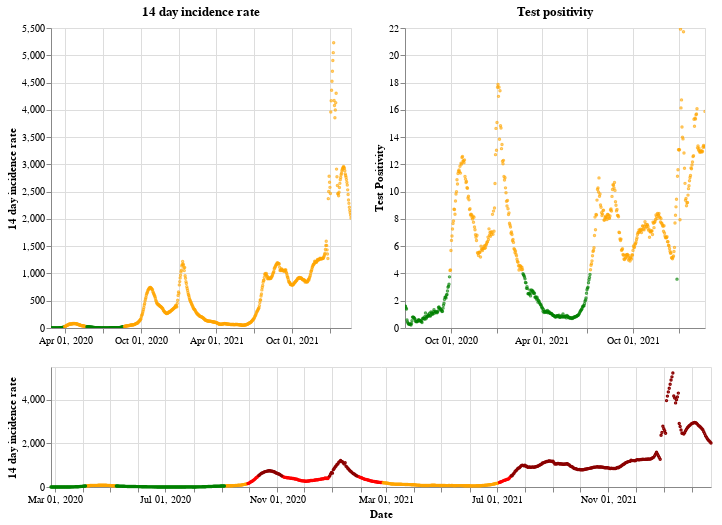

The code cell stored with this chart in its notebook:
### Markdown cell above
## Northern Ireland

### Code cell
plot_traffic_light('Northern Ireland')

### Figure 1 — Vega-Lite specification as saved in the notebook (floating-point values rounded to 4 significant figures; data arrays with more than 128 entries replaced by an {"elided": "..."} marker saying what was removed)
{"config": {"view": {"continuousWidth": 400, "continuousHeight": 300}}, "vconcat": [{"hconcat": [{"mark": {"type": "point", "size": 2}, "encoding": {"color": {"condition": {"value": "green", "test": "(datum.twoWeeklyCasesRate <= 25)"}, "value": "orange"}, "tooltip": [{"type": "nominal", "field": "areaName"}, {"type": "temporal", "field": "date"}, {"type": "quantitative", "field": "twoWeeklyCasesRate"}, {"type": "quantitative", "field": "testPositivity"}], "x": {"type": "temporal", "axis": {"title": ""}, "field": "date", "scale": {"domain": {"selection": "DateBrush"}}, "timeUnit": "yearmonthdate"}, "y": {"type": "quantitative", "axis": {"title": "14 day incidence rate"}, "field": "twoWeeklyCasesRate"}}, "title": "14 day incidence rate", "width": 300}, {"mark": {"type": "point", "size": 2}, "encoding": {"color": {"condition": {"value": "green", "test": "(datum.testPositivity <= 4)"}, "value": "orange"}, "tooltip": [{"type": "nominal", "field": "areaName"}, {"type": "temporal", "field": "date"}, {"type": "quantitative", "field": "twoWeeklyCasesRate"}, {"type": "quantitative", "field": "testPositivity"}], "x": {"type": "temporal", "axis": {"title": ""}, "field": "date", "scale": {"domain": {"selection": "DateBrush"}}, "timeUnit": "yearmonthdate"}, "y": {"type": "quantitative", "axis": {"title": "Test Positivity"}, "field": "testPositivity"}}, "title": "Test positivity", "width": 300}]}, {"layer": [{"mark": {"type": "point", "size": 2}, "encoding": {"color": {"condition": {"value": "orange", "test": "(((datum.testPositivity < 4) && (datum.twoWeeklyCasesRate >= 50)) && (datum.twoWeeklyCasesRate < 200))"}, "value": "red"}, "opacity": {"condition": {"value": 1, "test": "((datum.twoWeeklyCasesRate >= 50) && (datum.twoWeeklyCasesRate < 500))"}, "value": 0}, "tooltip": [{"type": "nominal", "field": "areaName"}, {"type": "temporal", "field": "date"}, {"type": "quantitative", "field": "twoWeeklyCasesRate"}, {"type": "quantitative", "field": "testPositivity"}], "x": {"type": "temporal", "axis": {"title": "Date"}, "field": "date", "timeUnit": "yearmonthdate"}, "y": {"type": "quantitative", "axis": {"title": "14 day incidence rate"}, "field": "twoWeeklyCasesRate"}}, "selection": {"DateBrush": {"type": "interval", "encodings": ["x"], "fields": ["Time"]}}}, {"mark": {"type": "point", "size": 2}, "encoding": {"color": {"value": "darkred"}, "opacity": {"condition": {"value": 1, "test": "(datum.twoWeeklyCasesRate >= 500)"}, "value": 0}, "tooltip": [{"type": "nominal", "field": "areaName"}, {"type": "temporal", "field": "date"}, {"type": "quantitative", "field": "twoWeeklyCasesRate"}, {"type": "quantitative", "field": "testPositivity"}], "x": {"type": "temporal", "axis": {"title": "Date"}, "field": "date", "timeUnit": "yearmonthdate"}, "y": {"type": "quantitative", "axis": {"title": "14 day incidence rate"}, "field": "twoWeeklyCasesRate"}}}, {"mark": {"type": "point", "size": 2}, "encoding": {"color": {"condition": {"value": "green", "test": "((datum.testPositivity < 4) && (datum.twoWeeklyCasesRate < 50))"}, "value": "orange"}, "opacity": {"condition": {"value": 1, "test": "(datum.twoWeeklyCasesRate < 50)"}, "value": 0}, "tooltip": [{"type": "nominal", "field": "areaName"}, {"type": "temporal", "field": "date"}, {"type": "quantitative", "field": "twoWeeklyCasesRate"}, {"type": "quantitative", "field": "testPositivity"}], "x": {"type": "temporal", "axis": {"title": "Date"}, "field": "date", "timeUnit": "yearmonthdate"}, "y": {"type": "quantitative", "axis": {"title": "14 day incidence rate"}, "field": "twoWeeklyCasesRate"}}}], "height": 120, "width": 660}], "data": {"name": "data-1bbebe1ece64db3d1b23a2bc93358c69"}, "$schema": "https://vega.github.io/schema/vega-lite/v4.8.1.json", "datasets": {"data-1bbebe1ece64db3d1b23a2bc93358c69": {"elided": "728 records"}}}
